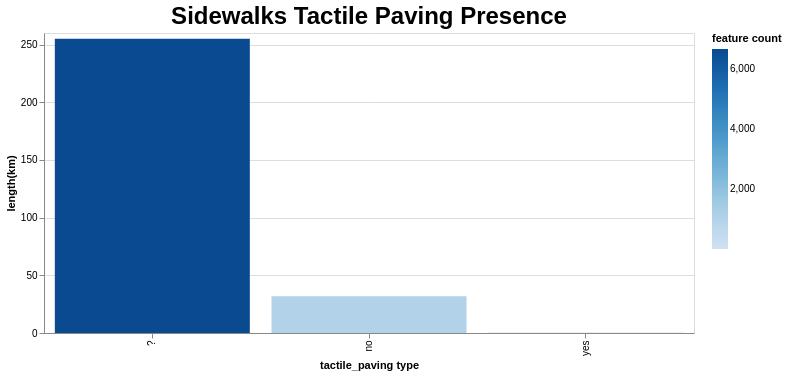

Here is the Vega-Lite specification saved for this chart:
### Vega-Lite specification from a JSON file in a GitHub repository (floating-point values rounded to 4 significant figures)
{"config": {"view": {"continuousWidth": 300, "continuousHeight": 300}, "title": {"fontSize": 24}}, "data": {"name": "data-deedaed0c490ff255dbd3fa4dac5c559"}, "mark": {"type": "bar"}, "encoding": {"color": {"field": "feature count", "type": "quantitative"}, "tooltip": {"field": "length(km)", "type": "quantitative"}, "x": {"field": "tactile_paving type", "sort": "-y", "type": "nominal"}, "y": {"field": "length(km)", "type": "quantitative"}}, "height": 300, "params": [{"name": "param_4", "select": {"type": "interval", "encodings": ["x", "y"]}, "bind": "scales"}], "title": "Sidewalks Tactile Paving Presence", "width": 650, "$schema": "https://vega.github.io/schema/vega-lite/v5.8.0.json", "datasets": {"data-deedaed0c490ff255dbd3fa4dac5c559": [{"tactile_paving type": "?", "feature count": 6682, "length(km)": 255.0}, {"tactile_paving type": "no", "feature count": 1069, "length(km)": 31.75}, {"tactile_paving type": "yes", "feature count": 11, "length(km)": 0.3343}]}}
